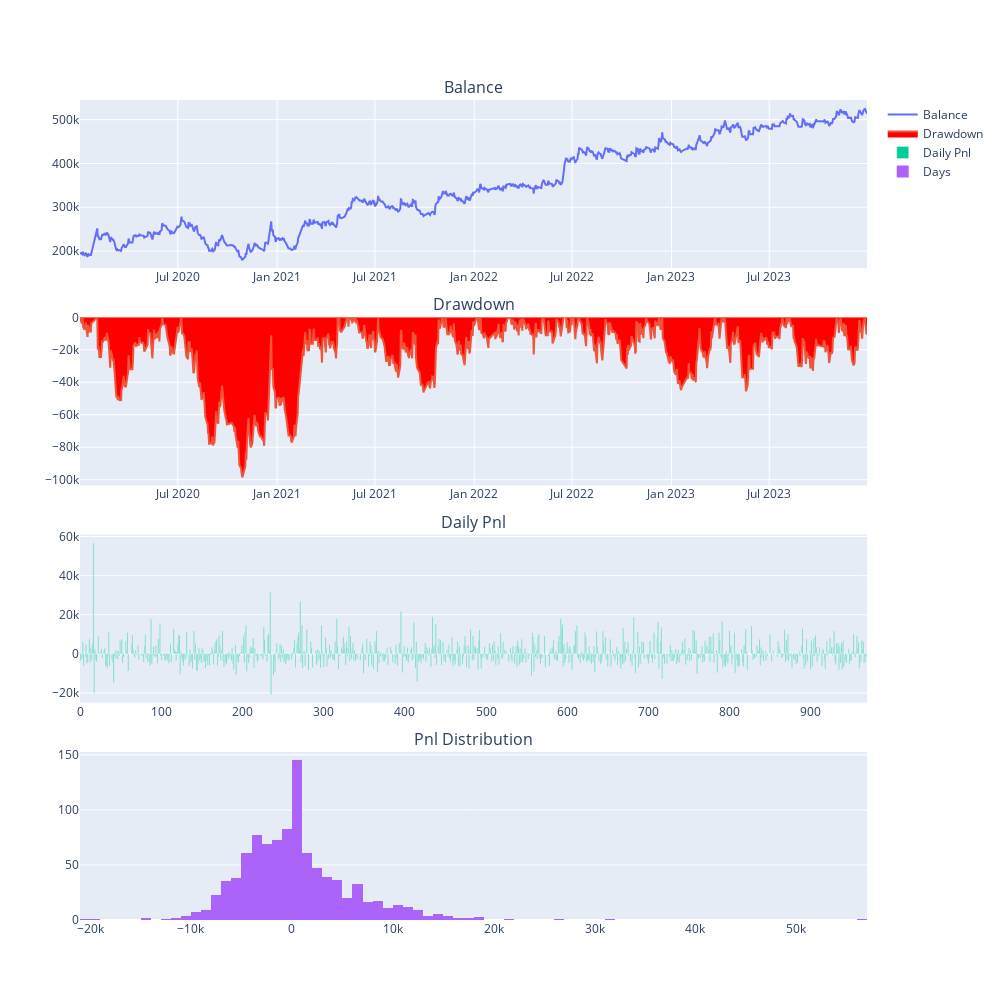

The notebook cell saved with this chart:
### Code cell
engine = BacktestingEngine()

engine.set_parameters(
    vt_symbol="rb99.SHFE",
    interval="1m",
    start=datetime(2020, 1, 1),
    end=datetime(2023, 12, 31),
    rate=1/10000, 
    slippage=1, 
    size=10,
    pricetick=1,
    capital=200_000 
)

setting = {
    "interval": 15,
    'boll_window': 90,
    'boll_dev': 1.6,
    "atr_window": 10,
    'trailing_short': 0.5,
    'trailing_long': 0.5,
}

engine.add_strategy(AegisStrategy, setting)

engine.load_data()
engine.run_backtesting()
engine.calculate_result()
engine.calculate_statistics()
engine.show_chart()

### Figure 1 — Plotly figure (JSON) as saved in the notebook; plotly's stock layout.template omitted (floating-point values rounded to 4 significant figures; data arrays with more than 128 entries replaced by an {"elided": "..."} marker saying what was removed)
{"data": [{"mode": "lines", "name": "Balance", "type": "scatter", "x": {"elided": "970 str values"}, "xaxis": "x", "y": {"elided": "970 float values"}, "yaxis": "y"}, {"fill": "tozeroy", "fillcolor": "red", "mode": "lines", "name": "Drawdown", "type": "scatter", "x": {"elided": "970 str values"}, "xaxis": "x2", "y": {"elided": "970 float values"}, "yaxis": "y2"}, {"name": "Daily Pnl", "type": "bar", "xaxis": "x3", "y": {"elided": "970 float values"}, "yaxis": "y3"}, {"name": "Days", "nbinsx": 100, "type": "histogram", "x": {"elided": "970 float values"}, "xaxis": "x4", "yaxis": "y4"}], "layout": {"annotations": [{"font": {"size": 16}, "showarrow": false, "text": "Balance", "x": 0.5, "xanchor": "center", "xref": "paper", "y": 1, "yanchor": "bottom", "yref": "paper"}, {"font": {"size": 16}, "showarrow": false, "text": "Drawdown", "x": 0.5, "xanchor": "center", "xref": "paper", "y": 0.735, "yanchor": "bottom", "yref": "paper"}, {"font": {"size": 16}, "showarrow": false, "text": "Daily Pnl", "x": 0.5, "xanchor": "center", "xref": "paper", "y": 0.47, "yanchor": "bottom", "yref": "paper"}, {"font": {"size": 16}, "showarrow": false, "text": "Pnl Distribution", "x": 0.5, "xanchor": "center", "xref": "paper", "y": 0.205, "yanchor": "bottom", "yref": "paper"}], "height": 1000, "width": 1000, "xaxis": {"anchor": "y", "domain": [0, 1]}, "xaxis2": {"anchor": "y2", "domain": [0, 1]}, "xaxis3": {"anchor": "y3", "domain": [0, 1]}, "xaxis4": {"anchor": "y4", "domain": [0, 1]}, "yaxis": {"anchor": "x", "domain": [0.795, 1]}, "yaxis2": {"anchor": "x2", "domain": [0.53, 0.735]}, "yaxis3": {"anchor": "x3", "domain": [0.265, 0.47]}, "yaxis4": {"anchor": "x4", "domain": [0, 0.205]}}}
